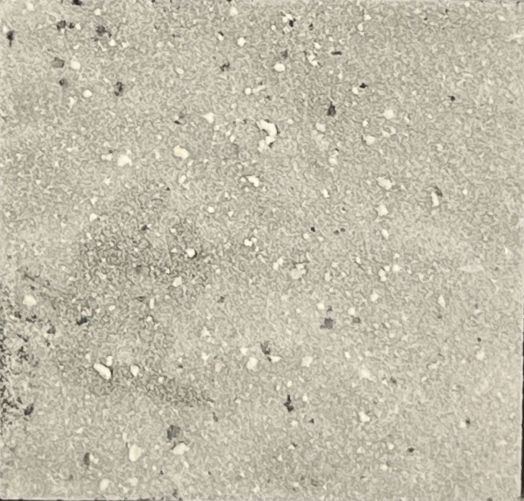
#> input picture Before and after pictures/B26/Before B26.jpg, 1048 x 1001 px (shown at 1/2 size); its folder holds only this picture in this run
$ jupyter execute --allow-errors notebook.ipynb   (shell and % lines are left out)
#> lines starting #> are read from the running program, lines starting #| are printed output that depends on the picture; after the words box and inside, x2 and y2 are one past the last pixel; in counts of white or black regions, pixels touching at a corner belong together
[cell 1]
import matplotlib.pyplot as plt
from skimage.filters.rank import entropy
from skimage.morphology import disk
from skimage import transform
from skimage import io, img_as_float
import numpy as np
import glob
from scipy import ndimage
import os
from loguru import logger
import pandas as pd

[cell 2]
from skimage.filters import try_all_threshold, threshold_otsu, threshold_yen, gaussian

# Testing

[cell 3]
# pip install scikit-image

[cell 4]
pwd = "./Before and after pictures/B26"
# pwd = "./Before and after pictures/M19"
img_paths = os.listdir(pwd)
img_paths

#> (a cell that did not finish here is left out)

[cell 6]
def get_pixel_count(og_img: np.ndarray, debug=False, fname="", new_size=(1000, 1000)):
#> called with debug = True, fname = 'Before B26.jpg', new_size = (1000, 1000)
    resized_img = transform.resize(og_img, new_size, anti_aliasing=True)
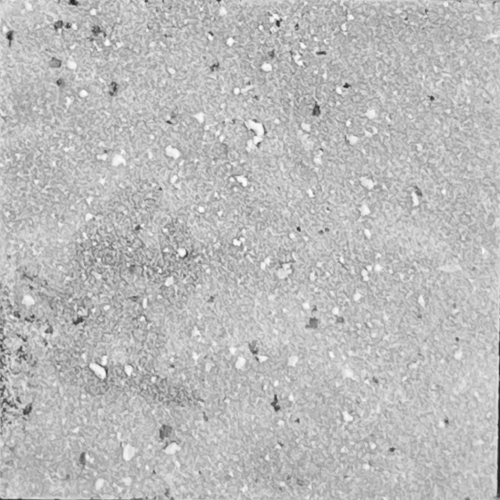
#> resized_img: shape (1000, 1000) float64 (shown at 1/2 size); min 0.0763, max 0.995, mean 0.737
    img = gaussian(resized_img, sigma=3.0)
    threshold = threshold_yen(img)
#> threshold = 0.41
    logger.info(f"Best threshold {threshold}")
    binary_img = img >= threshold
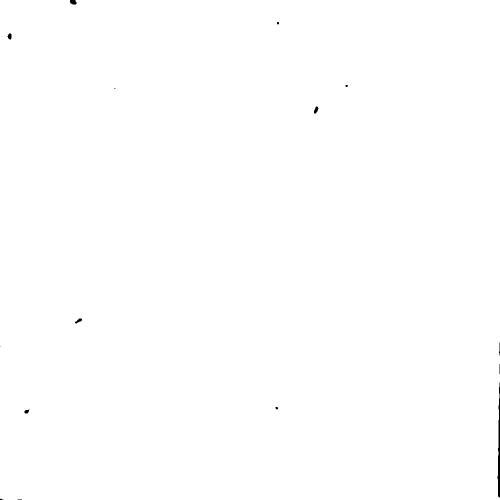
#> binary_img: shape (1000, 1000) bool (shown at 1/2 size); 99.9% white; 15 black regions (6 under 20 px), largest, box (x1, y1, x2, y2) and area: (995, 765, 1000, 995) 697, (140, 0, 153, 9) 99, (628, 213, 637, 227) 80
    logger.info(f"Original Image {og_img.shape} -> {binary_img.shape}")

    if fname:
        logger.info(fname)
        io.imsave(f"binary_output/bin_{fname}", binary_img)
        io.imsave(f"resized_images/R_{fname}", (resized_img * 255).astype(np.uint8))
    if debug:
        logger.info("Debugging enabled.")
        logger.info(f"white pixel -> {np.sum(binary_img==1)} | black pixel {np.sum(binary_img==0)}.")
        fig, axes = plt.subplots(nrows=1, ncols=3)

        ax = axes.ravel()
        ax[0].imshow(og_img, cmap='gray')
        ax[0].set_title("Original image")

        ax[1].imshow(resized_img, cmap='gray')
        ax[1].set_title("Resized image (aliasing)")

        ax[2].imshow(binary_img, cmap='gray')
        ax[2].set_title("Binary (no aliasing)")

        plt.tight_layout()
        plt.show()
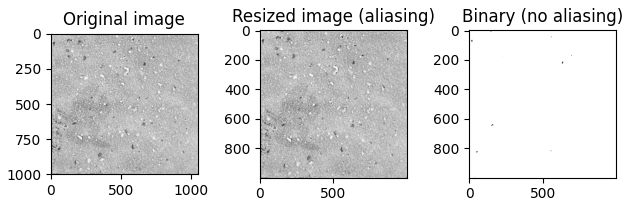
#> figure drawn by matplotlib, 3 panels

    black_pixel = np.sum(binary_img==0)
#> black_pixel = 1201
    white_pixel = np.sum(binary_img==1)
#> white_pixel = 998799
    total = black_pixel + white_pixel
#> total = 1000000
    return black_pixel, white_pixel, (black_pixel/total) * 100

#> (a cell that did not finish here is left out)

[cell 8]
logger.info(img_paths[0])
img_2 = io.imread(f"{pwd}/{img_paths[0]}", as_gray=True)
# entr_img = entropy(a_img, disk(1))
get_pixel_count(img_2, debug=True, fname=img_paths[0])
#> Out = (1201, 998799, 0.12)

# Main Loop

[cell 9]
root = "./Before and after pictures/"
all_folders = os.listdir(root)
debug = False

output = []
for folder in all_folders:
    folder_path = os.path.join(root, folder)
    img_paths = os.listdir(folder_path)
    f_output = {}
    f_output["folder_path"] = folder
    for img_name in img_paths:
        col = img_name.split()[0].lower()
        img_path = os.path.join(folder_path, img_name)
        logger.info(img_path)
        img = io.imread(img_path, as_gray=True)
        bp, wp, bpp = get_pixel_count(img, debug=debug, fname=img_name)
#> bp = 1201; wp = 998799; bpp = 0.12
        logger.info(f"{col} {bp} {wp}")
        f_output.update(
            {
                f"black pixel {col.upper()}" : bp,
                f"white pixel {col.upper()} " : wp,
                f"Percent black pixel {col.upper()}" : bpp,
                f"total pixel {col.upper()}" : bp+wp,
            }
        )

        # break
    output.append(f_output)
    # break

[cell 10]
df = pd.DataFrame(output)
#> df = table of 1 rows and 5 columns
df.head()
#> Out = table of 1 rows and 5 columns
